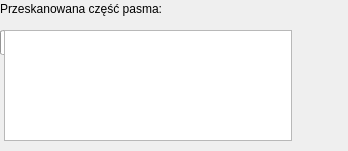
<?xml version="1.0" encoding="UTF-8"?>
<ui version="4.0">
 <class>ScanSpecificBase</class>
 <widget class="QWidget" name="ScanSpecificBase">
  <property name="geometry">
   <rect>
    <x>0</x>
    <y>0</y>
    <width>348</width>
    <height>151</height>
   </rect>
  </property>
  <property name="windowTitle">
   <string>Form</string>
  </property>
  <widget class="QLabel" name="progress_label">
   <property name="geometry">
    <rect>
     <x>0</x>
     <y>0</y>
     <width>201</width>
     <height>17</height>
    </rect>
   </property>
   <property name="text">
    <string>Przeskanowana część pasma:</string>
   </property>
  </widget>
  <widget class="QProgressBar" name="analysis_progress_bar">
   <property name="geometry">
    <rect>
     <x>0</x>
     <y>30</y>
     <width>151</width>
     <height>25</height>
    </rect>
   </property>
   <property name="value">
    <number>0</number>
   </property>
  </widget>
  <widget class="QPlainTextEdit" name="info_plain_text_edit">
   <property name="geometry">
    <rect>
     <x>4</x>
     <y>30</y>
     <width>288</width>
     <height>111</height>
    </rect>
   </property>
   <property name="palette">
    <palette>
     <active>
      <colorrole role="Text">
       <brush brushstyle="SolidPattern">
        <color alpha="255">
         <red>0</red>
         <green>194</green>
         <blue>0</blue>
        </color>
       </brush>
      </colorrole>
     </active>
     <inactive>
      <colorrole role="Text">
       <brush brushstyle="SolidPattern">
        <color alpha="255">
         <red>0</red>
         <green>194</green>
         <blue>0</blue>
        </color>
       </brush>
      </colorrole>
     </inactive>
     <disabled>
      <colorrole role="Text">
       <brush brushstyle="SolidPattern">
        <color alpha="255">
         <red>159</red>
         <green>158</green>
         <blue>158</blue>
        </color>
       </brush>
      </colorrole>
     </disabled>
    </palette>
   </property>
   <property name="autoFillBackground">
    <bool>false</bool>
   </property>
   <property name="readOnly">
    <bool>true</bool>
   </property>
   <property name="backgroundVisible">
    <bool>false</bool>
   </property>
  </widget>
 </widget>
 <resources/>
 <connections/>
</ui>
